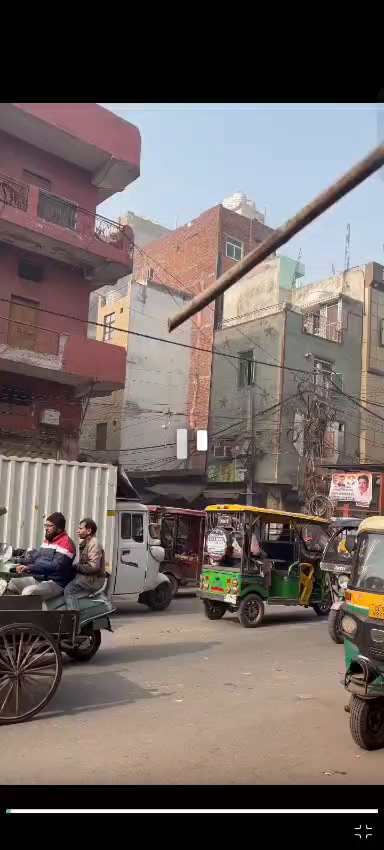
#> input picture frame 0 of videos/video_2.mp4, 384 x 850 px
$ python create_evaluation_dataset.py
#> lines starting #> are read from the running program, lines starting #| are printed output that depends on the picture
import cv2
import csv
from pathlib import Path

VIDEO_DIR = Path("videos")
EVAL_DIR = Path("evaluation/frames")

FRAMES_PER_VIDEO = 20

EVAL_DIR.mkdir(parents=True, exist_ok=True)

csv_file = open(
    "evaluation/ground_truth.csv",
    "w",
    newline="",
    encoding="utf-8"
)

writer = csv.writer(csv_file)

writer.writerow([
    "video",
    "frame",
    "image",
    "actual",
    "predicted"
])

videos = list(VIDEO_DIR.glob("*.mp4"))[:10]

if not videos:
    print("No MP4 videos found!")
    exit()

for video_path in videos:

    print(f"\nProcessing: {video_path.name}")

    cap = cv2.VideoCapture(str(video_path))

    if not cap.isOpened():
        print("Cannot open:", video_path)
        continue

    total_frames = int(cap.get(cv2.CAP_PROP_FRAME_COUNT))

    if total_frames == 0:
        cap.release()
        continue

    step = max(1, total_frames // FRAMES_PER_VIDEO)

    for i in range(FRAMES_PER_VIDEO):

        frame_number = min(i * step, total_frames - 1)

        cap.set(cv2.CAP_PROP_POS_FRAMES, frame_number)

        success, frame = cap.read()

        if not success:
            continue

        image_name = (
            f"{video_path.stem}_frame_{frame_number}.jpg"
        )

        image_path = EVAL_DIR / image_name

        cv2.imwrite(str(image_path), frame)

        writer.writerow([
            video_path.name,
            frame_number,
            str(image_path),
            "",
            ""
        ])
#> this loop made 20 passes
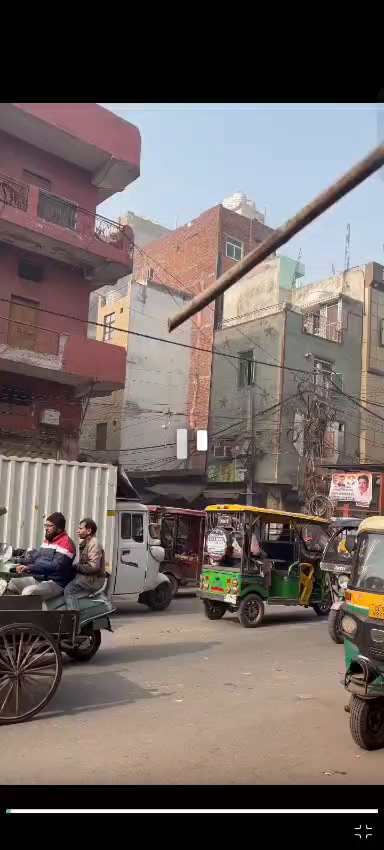
#> input picture frame 0 of videos/video_2.mp4, 384 x 850 px
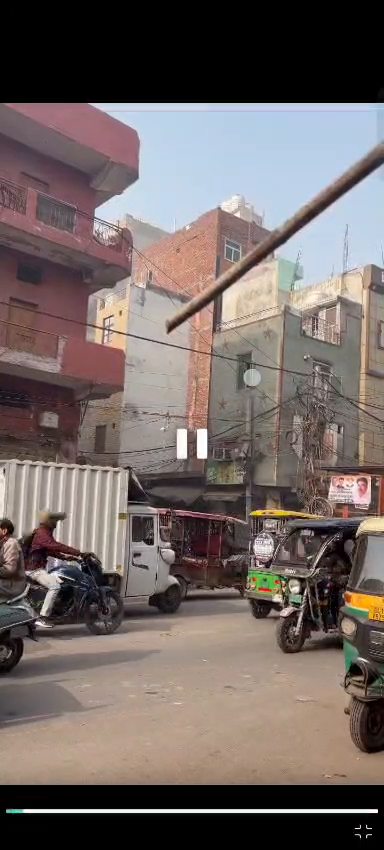
#> input picture frame 19 of videos/video_2.mp4, 384 x 850 px
#> pass 3, `success, frame = cap.read()`:
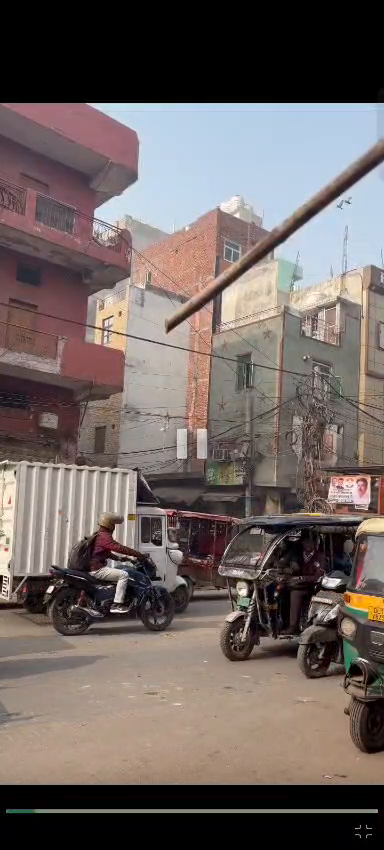
#> frame: shape (850, 384, 3); mean B, G, R 97.7, 100.6, 111.2

    cap.release()

csv_file.close()

print("\n================================")
print("Evaluation dataset created!")
print("================================")
print(f"Videos processed: {len(videos)}")
print(f"Frames per video: {FRAMES_PER_VIDEO}")
print(f"Total possible samples: {len(videos) * FRAMES_PER_VIDEO}")

print("\nImages:")
print("evaluation/frames/")

print("\nCSV:")
print("evaluation/ground_truth.csv")

$ run again, starting later in the video
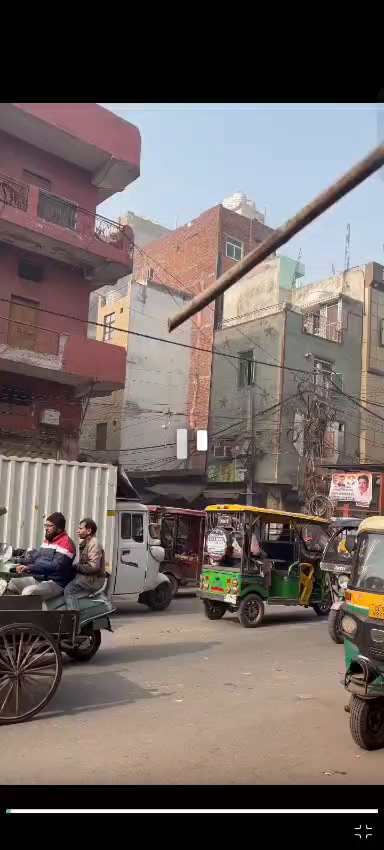
#> input picture frame 0 of videos/video_2.mp4, 384 x 850 px
#> the loop `for i in range(FRAMES_PER_VIDEO): ` made 20 passes
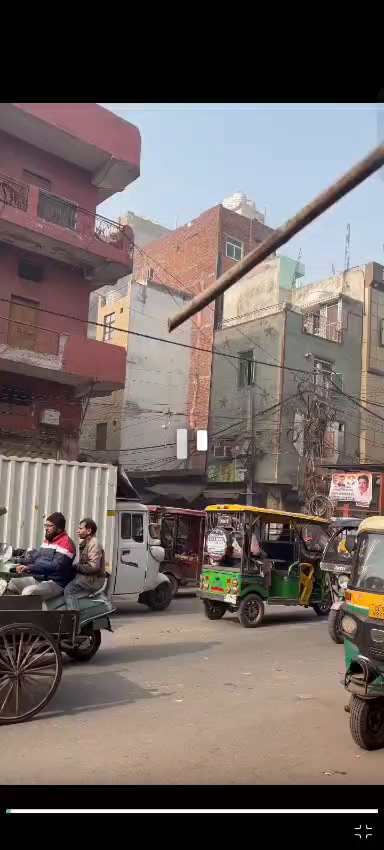
#> input picture frame 0 of videos/video_2.mp4, 384 x 850 px
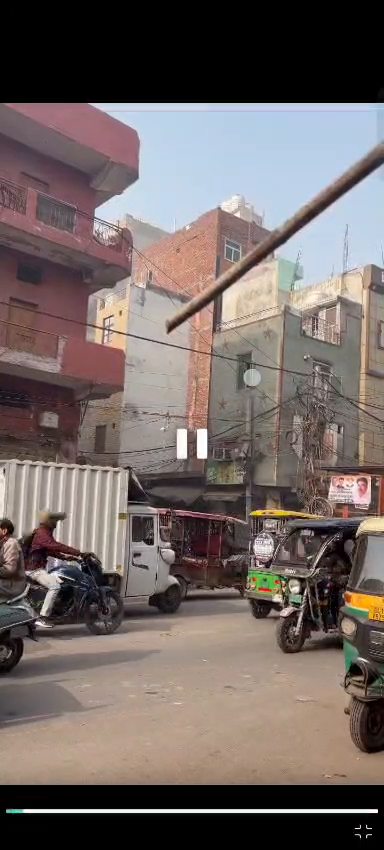
#> input picture frame 19 of videos/video_2.mp4, 384 x 850 px

$ run again, starting later in the video
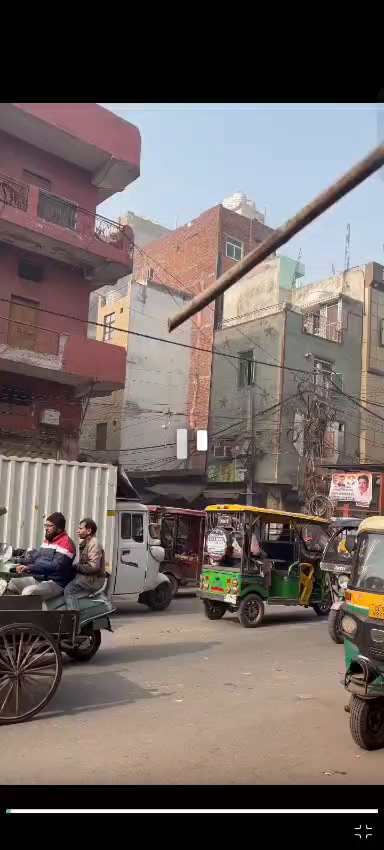
#> input picture frame 0 of videos/video_2.mp4, 384 x 850 px
#> the loop `for i in range(FRAMES_PER_VIDEO): ` made 20 passes
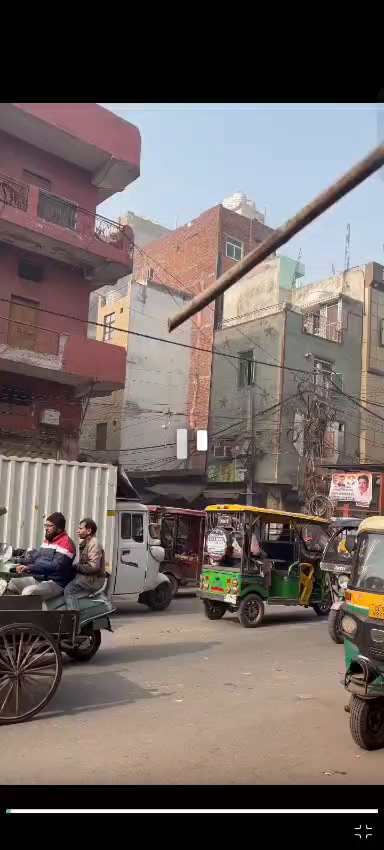
#> input picture frame 0 of videos/video_2.mp4, 384 x 850 px
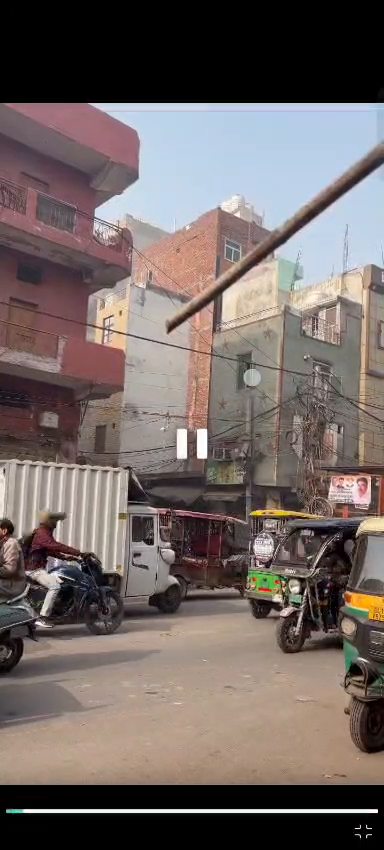
#> input picture frame 19 of videos/video_2.mp4, 384 x 850 px
